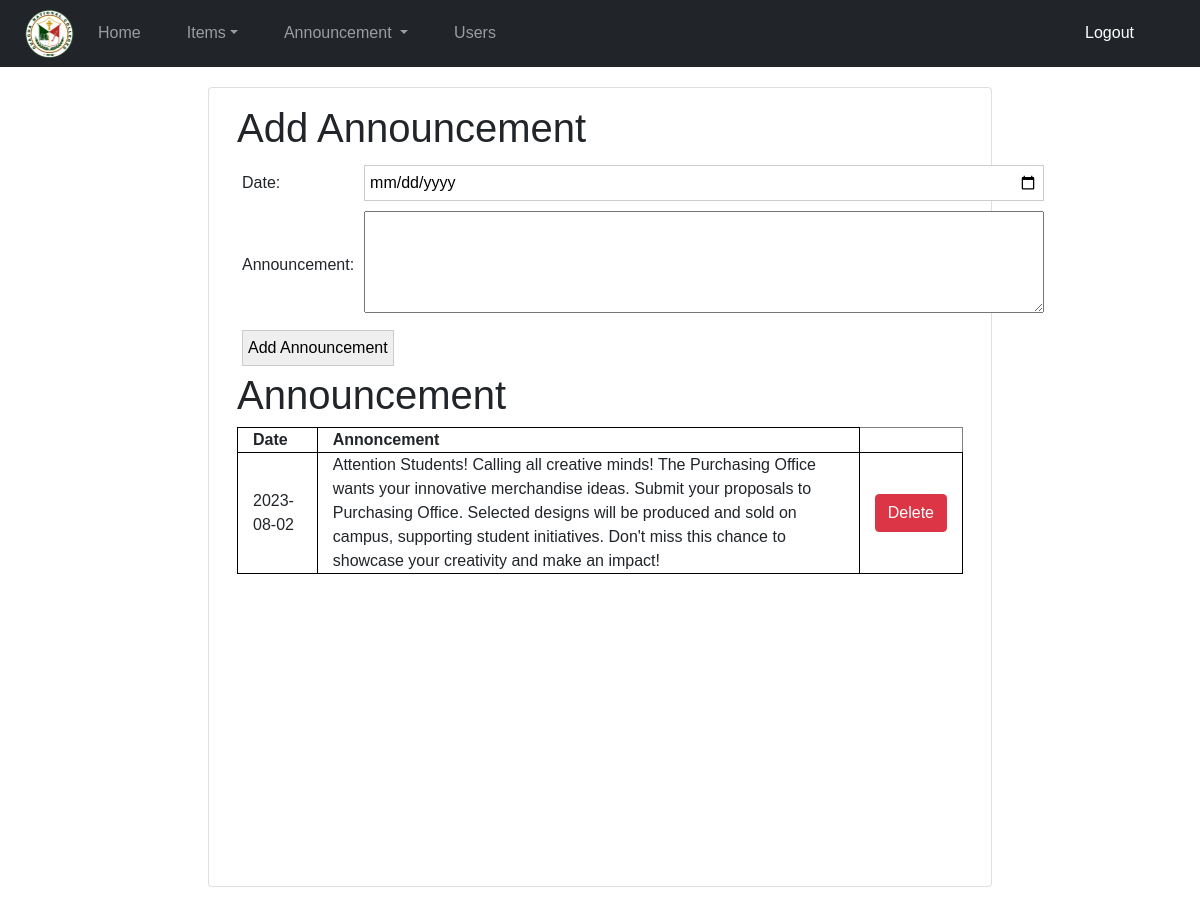
/ims_ancwalladmin.php, run on the app's committed database.
### tables this page shows
CREATE TABLE `announcement_wall` (
  `id` int(11) NOT NULL,
  `anc_date` date NOT NULL DEFAULT current_timestamp(),
  `anc_cont` longtext NOT NULL
);

### ims_ancwalladmin.php (the view, shortened to what this page needs)
<?php
require('includes/ims_headeradminadmin.php');
require('includes/ims_connection.php');
$run = mysqli_query($conn, "select * from `announcement_wall`");
?>
<!DOCTYPE html>
<html lang="en">
<head>
</head>
<body>
    <div class="container">
        <div class="row">
            <div class="card" style="width: 50rem; height: 50rem">
                <div class="col-lg">
                    <div class="card-body">
                        <h1>Add Announcement</h1>
                        <table class="announcement-table">
                            <form action="ims_addanc.php" method="POST">
                                <tr>
                                    <td><label for="anc_date">Date:</label></td>
                                    <td><input type="date" name="anc_date" required></td>
                                </tr>
                                <tr>
                                    <td><label for="anc_cont">Announcement:</label></td>
                                    <td><textarea type="text" name="anc_cont" rows="4" cols="71" required></textarea>
                                </tr>
                                <tr>
                                    <td colspan="2"><input type="submit" value="Add Announcement"></td>
                                </tr>
                            </form>
                        </table>
                        <h1>Announcement</h1>
                        <table class="items" align="center" border="1" cellspacing="0" cellpadding="0">
                            <tr class="heading">
                                <th>Date</th>
                                <th>Annoncement</th>
                            </tr>
                            <?php
                                    if ($num = mysqli_num_rows($run) > 0) {
                                        while ($result = mysqli_fetch_assoc($run)) {
                                            echo "
                                    <tr class='data' style='border: 1px solid'>
                                    <td>" . $result['anc_date'] . "</td>
                                    <td>" . $result['anc_cont'] . "</td>
                                    <td>
                                    <a href='ims_ancdelete.php?id=" . $result['id'] . "' id='btn' class='btn btn-danger'>Delete</a>
                                    </td>
                                    </tr>";}
                                    }
                            ?>
                        </table>
                    </div>
                </div>
            </div>
        </div>
    </div>
</body>
</html>

### includes/css/style.css (style rules this page uses)
body { font-family: Arial, sans-serif; margin: 0; padding: 0; }
.container { max-width: 800px; margin: 0 auto; padding: 20px; }

### ims_ancwalladmin.php (style rules this page uses)
.announcement-table { border-collapse: collapse; width: 100%; }
.announcement-table td { padding: 5px; border: none; }
.announcement-table input, .announcement-table select { width: 100%; padding: 5px; box-sizing: border-box; border: 1px solid #ccc; }
.announcement-table input[type="submit"] { width: auto; }
.Users, th, td { padding-left: 15px; padding-right: 15px; border: 1px solid black; }

### data on the page
announcement_wall: anc_date "2023-08-02", anc_cont "Attention Students! Calling all creative minds! The Purchasing Office wants your innovative merchandise ideas. Submit your proposals to Purchasing Office. Selected designs will be produced and sold on campus, supporting student initiatives. Don't miss this chance to showcase your creativity and make an impact!"
